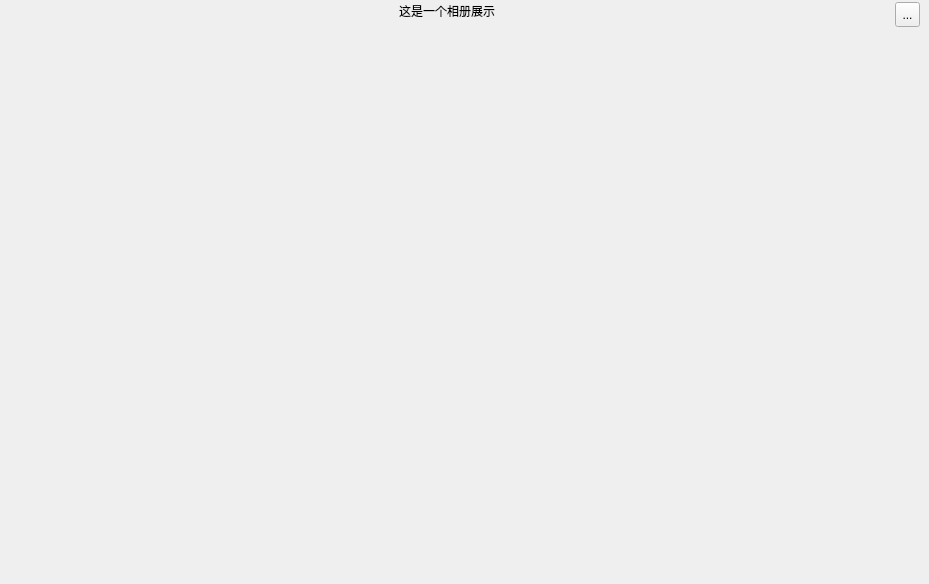
    <widget class="QWidget" name="page_photo">
     <widget class="QWidget" name="widget_photo" native="true">
      <property name="geometry">
       <rect>
        <x>0</x>
        <y>30</y>
        <width>920</width>
        <height>545</height>
       </rect>
      </property>
      <property name="minimumSize">
       <size>
        <width>920</width>
        <height>545</height>
       </size>
      </property>
      <property name="maximumSize">
       <size>
        <width>920</width>
        <height>545</height>
       </size>
      </property>
     </widget>
     <widget class="QWidget" name="widget_photo_top" native="true">
      <property name="geometry">
       <rect>
        <x>0</x>
        <y>0</y>
        <width>920</width>
        <height>30</height>
       </rect>
      </property>
      <property name="minimumSize">
       <size>
        <width>920</width>
        <height>30</height>
       </size>
      </property>
      <property name="maximumSize">
       <size>
        <width>920</width>
        <height>30</height>
       </size>
      </property>
      <layout class="QHBoxLayout" name="horizontalLayout_7">
       <property name="spacing">
        <number>2</number>
       </property>
       <property name="topMargin">
        <number>2</number>
       </property>
       <property name="bottomMargin">
        <number>2</number>
       </property>
       <item>
        <spacer name="horizontalSpacer_35">
         <property name="orientation">
          <enum>Qt::Horizontal</enum>
         </property>
         <property name="sizeHint" stdset="0">
          <size>
           <width>40</width>
           <height>20</height>
          </size>
         </property>
        </spacer>
       </item>
       <item>
        <widget class="QLabel" name="label_photo">
         <property name="minimumSize">
          <size>
           <width>0</width>
           <height>25</height>
          </size>
         </property>
         <property name="maximumSize">
          <size>
           <width>16777215</width>
           <height>25</height>
          </size>
         </property>
         <property name="text">
          <string>这是一个相册展示</string>
         </property>
         <property name="alignment">
          <set>Qt::AlignHCenter|Qt::AlignTop</set>
         </property>
        </widget>
       </item>
       <item>
        <spacer name="horizontalSpacer_34">
         <property name="orientation">
          <enum>Qt::Horizontal</enum>
         </property>
         <property name="sizeHint" stdset="0">
          <size>
           <width>40</width>
           <height>20</height>
          </size>
         </property>
        </spacer>
       </item>
       <item>
        <widget class="QToolButton" name="toolButton_photo">
         <property name="sizePolicy">
          <sizepolicy hsizetype="Preferred" vsizetype="Preferred">
           <horstretch>0</horstretch>
           <verstretch>0</verstretch>
          </sizepolicy>
         </property>
         <property name="minimumSize">
          <size>
           <width>25</width>
           <height>25</height>
          </size>
         </property>
         <property name="maximumSize">
          <size>
           <width>25</width>
           <height>25</height>
          </size>
         </property>
         <property name="text">
          <string>...</string>
         </property>
        </widget>
       </item>
      </layout>
     </widget>
    </widget>
